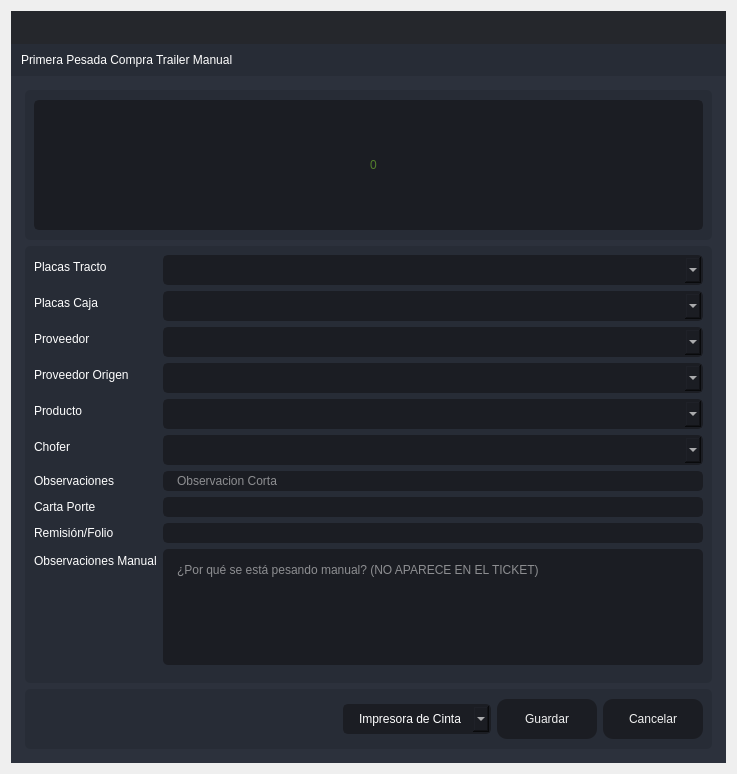
<?xml version="1.0" encoding="UTF-8"?>
<ui version="4.0">
 <class>PrimeraPTA</class>
 <widget class="QDialog" name="PrimeraPTA">
  <property name="windowModality">
   <enum>Qt::ApplicationModal</enum>
  </property>
  <property name="geometry">
   <rect>
    <x>0</x>
    <y>0</y>
    <width>737</width>
    <height>774</height>
   </rect>
  </property>
  <property name="minimumSize">
   <size>
    <width>737</width>
    <height>774</height>
   </size>
  </property>
  <property name="maximumSize">
   <size>
    <width>737</width>
    <height>774</height>
   </size>
  </property>
  <property name="windowTitle">
   <string>Primera Pesada Compra Trailer Manual</string>
  </property>
  <layout class="QVBoxLayout" name="verticalLayout_6">
   <item>
    <widget class="QFrame" name="frame_main">
     <property name="styleSheet">
      <string notr="true">/* LINE EDIT */
QLineEdit {
	background-color: rgb(27, 29, 35);
	border-radius: 5px;
	border: 2px solid rgb(27, 29, 35);
	padding-left: 10px;
}
QLineEdit:hover {
	border: 2px solid rgb(64, 71, 88);
}
QLineEdit:focus {
	border: 2px solid rgb(91, 101, 124);
}

/* SCROLL BARS */
QScrollBar:horizontal {
    border: none;
    background: rgb(52, 59, 72);
    height: 14px;
    margin: 0px 21px 0 21px;
	border-radius: 0px;
}
QScrollBar::handle:horizontal {
    background: rgb(85, 170, 255);
    min-width: 25px;
	border-radius: 7px
}
QScrollBar::add-line:horizontal {
    border: none;
    background: rgb(55, 63, 77);
    width: 20px;
	border-top-right-radius: 7px;
    border-bottom-right-radius: 7px;
    subcontrol-position: right;
    subcontrol-origin: margin;
}
QScrollBar::sub-line:horizontal {
    border: none;
    background: rgb(55, 63, 77);
    width: 20px;
	border-top-left-radius: 7px;
    border-bottom-left-radius: 7px;
    subcontrol-position: left;
    subcontrol-origin: margin;
}
QScrollBar::up-arrow:horizontal, QScrollBar::down-arrow:horizontal
{
     background: none;
}
QScrollBar::add-page:horizontal, QScrollBar::sub-page:horizontal
{
     background: none;
}
 QScrollBar:vertical {
	border: none;
    background: rgb(52, 59, 72);
    width: 14px;
    margin: 21px 0 21px 0;
	border-radius: 0px;
 }
 QScrollBar::handle:vertical {	
	background: rgb(85, 170, 255);
    min-height: 25px;
	border-radius: 7px
 }
 QScrollBar::add-line:vertical {
     border: none;
    background: rgb(55, 63, 77);
     height: 20px;
	border-bottom-left-radius: 7px;
    border-bottom-right-radius: 7px;
     subcontrol-position: bottom;
     subcontrol-origin: margin;
 }
 QScrollBar::sub-line:vertical {
	border: none;
    background: rgb(55, 63, 77);
     height: 20px;
	border-top-left-radius: 7px;
    border-top-right-radius: 7px;
     subcontrol-position: top;
     subcontrol-origin: margin;
 }
 QScrollBar::up-arrow:vertical, QScrollBar::down-arrow:vertical {
     background: none;
 }

 QScrollBar::add-page:vertical, QScrollBar::sub-page:vertical {
     background: none;
 }

/* CHECKBOX */
QCheckBox::indicator {
    border: 3px solid rgb(52, 59, 72);
	width: 15px;
	height: 15px;
	border-radius: 10px;
    background: rgb(44, 49, 60);
}
QCheckBox::indicator:hover {
    border: 3px solid rgb(58, 66, 81);
}
QCheckBox::indicator:checked {
    background: 3px solid rgb(52, 59, 72);
	border: 3px solid rgb(52, 59, 72);	
	background-image: url(:/16x16/icons/16x16/cil-check-alt.png);
}

/* RADIO BUTTON */
QRadioButton::indicator {
    border: 3px solid rgb(52, 59, 72);
	width: 15px;
	height: 15px;
	border-radius: 10px;
    background: rgb(44, 49, 60);
}
QRadioButton::indicator:hover {
    border: 3px solid rgb(58, 66, 81);
}
QRadioButton::indicator:checked {
    background: 3px solid rgb(94, 106, 130);
	border: 3px solid rgb(52, 59, 72);	
}

/* COMBOBOX */
QComboBox{
	background-color: rgb(27, 29, 35);
	border-radius: 5px;
	border: 2px solid rgb(27, 29, 35);
	padding: 5px;
	padding-left: 10px;
}
QComboBox:hover{
	border: 2px solid rgb(64, 71, 88);
}
QComboBox::drop-down {
	subcontrol-origin: padding;
	subcontrol-position: top right;
	width: 25px; 
	border-left-width: 3px;
	border-left-color: rgba(39, 44, 54, 150);
	border-left-style: solid;
	border-top-right-radius: 3px;
	border-bottom-right-radius: 3px;	
	background-image: url(:/16x16/icons/16x16/cil-arrow-bottom.png);
	background-position: center;
	background-repeat: no-reperat;
 }
QComboBox QAbstractItemView {
	color: rgb(85, 170, 255);	
	background-color: rgb(27, 29, 35);
	padding: 10px;
	selection-background-color: rgb(39, 44, 54);
}

/* SLIDERS */
QSlider::groove:horizontal {
    border-radius: 9px;
    height: 18px;
	margin: 0px;
	background-color: rgb(52, 59, 72);
}
QSlider::groove:horizontal:hover {
	background-color: rgb(55, 62, 76);
}
QSlider::handle:horizontal {
    background-color: rgb(85, 170, 255);
    border: none;
    height: 18px;
    width: 18px;
    margin: 0px;
	border-radius: 9px;
}
QSlider::handle:horizontal:hover {
    background-color: rgb(105, 180, 255);
}
QSlider::handle:horizontal:pressed {
    background-color: rgb(65, 130, 195);
}

QSlider::groove:vertical {
    border-radius: 9px;
    width: 18px;
    margin: 0px;
	background-color: rgb(52, 59, 72);
}
QSlider::groove:vertical:hover {
	background-color: rgb(55, 62, 76);
}
QSlider::handle:vertical {
    background-color: rgb(85, 170, 255);
	border: none;
    height: 18px;
    width: 18px;
    margin: 0px;
	border-radius: 9px;
}
QSlider::handle:vertical:hover {
    background-color: rgb(105, 180, 255);
}
QSlider::handle:vertical:pressed {
    background-color: rgb(65, 130, 195);
}

</string>
     </property>
     <property name="frameShape">
      <enum>QFrame::NoFrame</enum>
     </property>
     <property name="frameShadow">
      <enum>QFrame::Raised</enum>
     </property>
     <layout class="QVBoxLayout" name="verticalLayout">
      <property name="spacing">
       <number>0</number>
      </property>
      <property name="leftMargin">
       <number>0</number>
      </property>
      <property name="topMargin">
       <number>0</number>
      </property>
      <property name="rightMargin">
       <number>0</number>
      </property>
      <property name="bottomMargin">
       <number>0</number>
      </property>
      <item>
       <widget class="QFrame" name="frame_top">
        <property name="minimumSize">
         <size>
          <width>0</width>
          <height>65</height>
         </size>
        </property>
        <property name="maximumSize">
         <size>
          <width>16777215</width>
          <height>65</height>
         </size>
        </property>
        <property name="styleSheet">
         <string notr="true">background-color: transparent;</string>
        </property>
        <property name="frameShape">
         <enum>QFrame::NoFrame</enum>
        </property>
        <property name="frameShadow">
         <enum>QFrame::Raised</enum>
        </property>
        <layout class="QHBoxLayout" name="horizontalLayout_3">
         <property name="spacing">
          <number>0</number>
         </property>
         <property name="leftMargin">
          <number>0</number>
         </property>
         <property name="topMargin">
          <number>0</number>
         </property>
         <property name="rightMargin">
          <number>0</number>
         </property>
         <property name="bottomMargin">
          <number>0</number>
         </property>
         <item>
          <widget class="QFrame" name="frame_toggle">
           <property name="maximumSize">
            <size>
             <width>70</width>
             <height>16777215</height>
            </size>
           </property>
           <property name="styleSheet">
            <string notr="true">background-color: rgb(27, 29, 35);</string>
           </property>
           <property name="frameShape">
            <enum>QFrame::NoFrame</enum>
           </property>
           <property name="frameShadow">
            <enum>QFrame::Raised</enum>
           </property>
           <layout class="QVBoxLayout" name="verticalLayout_3">
            <property name="spacing">
             <number>0</number>
            </property>
            <property name="leftMargin">
             <number>0</number>
            </property>
            <property name="topMargin">
             <number>0</number>
            </property>
            <property name="rightMargin">
             <number>0</number>
            </property>
            <property name="bottomMargin">
             <number>0</number>
            </property>
           </layout>
          </widget>
         </item>
         <item>
          <widget class="QFrame" name="frame_top_right">
           <property name="styleSheet">
            <string notr="true">background: transparent;</string>
           </property>
           <property name="frameShape">
            <enum>QFrame::NoFrame</enum>
           </property>
           <property name="frameShadow">
            <enum>QFrame::Raised</enum>
           </property>
           <layout class="QVBoxLayout" name="verticalLayout_2">
            <property name="spacing">
             <number>0</number>
            </property>
            <property name="leftMargin">
             <number>0</number>
            </property>
            <property name="topMargin">
             <number>0</number>
            </property>
            <property name="rightMargin">
             <number>0</number>
            </property>
            <property name="bottomMargin">
             <number>0</number>
            </property>
            <item>
             <widget class="QFrame" name="frame_top_btns">
              <property name="maximumSize">
               <size>
                <width>16777215</width>
                <height>42</height>
               </size>
              </property>
              <property name="styleSheet">
               <string notr="true">background-color: rgba(27, 29, 35, 200)</string>
              </property>
              <property name="frameShape">
               <enum>QFrame::NoFrame</enum>
              </property>
              <property name="frameShadow">
               <enum>QFrame::Raised</enum>
              </property>
              <layout class="QHBoxLayout" name="horizontalLayout_4">
               <property name="spacing">
                <number>0</number>
               </property>
               <property name="leftMargin">
                <number>0</number>
               </property>
               <property name="topMargin">
                <number>0</number>
               </property>
               <property name="rightMargin">
                <number>0</number>
               </property>
               <property name="bottomMargin">
                <number>0</number>
               </property>
               <item>
                <widget class="QFrame" name="frame_label_top_btns">
                 <property name="sizePolicy">
                  <sizepolicy hsizetype="Expanding" vsizetype="Preferred">
                   <horstretch>0</horstretch>
                   <verstretch>0</verstretch>
                  </sizepolicy>
                 </property>
                 <property name="frameShape">
                  <enum>QFrame::NoFrame</enum>
                 </property>
                 <property name="frameShadow">
                  <enum>QFrame::Raised</enum>
                 </property>
                 <layout class="QHBoxLayout" name="horizontalLayout_10">
                  <property name="spacing">
                   <number>0</number>
                  </property>
                  <property name="leftMargin">
                   <number>5</number>
                  </property>
                  <property name="topMargin">
                   <number>0</number>
                  </property>
                  <property name="rightMargin">
                   <number>10</number>
                  </property>
                  <property name="bottomMargin">
                   <number>0</number>
                  </property>
                 </layout>
                </widget>
               </item>
               <item alignment="Qt::AlignRight">
                <widget class="QFrame" name="frame_btns_right">
                 <property name="sizePolicy">
                  <sizepolicy hsizetype="Expanding" vsizetype="Preferred">
                   <horstretch>0</horstretch>
                   <verstretch>0</verstretch>
                  </sizepolicy>
                 </property>
                 <property name="maximumSize">
                  <size>
                   <width>120</width>
                   <height>16777215</height>
                  </size>
                 </property>
                 <property name="frameShape">
                  <enum>QFrame::NoFrame</enum>
                 </property>
                 <property name="frameShadow">
                  <enum>QFrame::Raised</enum>
                 </property>
                 <layout class="QHBoxLayout" name="horizontalLayout_5">
                  <property name="spacing">
                   <number>0</number>
                  </property>
                  <property name="leftMargin">
                   <number>0</number>
                  </property>
                  <property name="topMargin">
                   <number>0</number>
                  </property>
                  <property name="rightMargin">
                   <number>0</number>
                  </property>
                  <property name="bottomMargin">
                   <number>0</number>
                  </property>
                 </layout>
                </widget>
               </item>
              </layout>
             </widget>
            </item>
            <item>
             <widget class="QFrame" name="frame_top_info">
              <property name="maximumSize">
               <size>
                <width>16777215</width>
                <height>65</height>
               </size>
              </property>
              <property name="styleSheet">
               <string notr="true">background-color: rgb(39, 44, 54);</string>
              </property>
              <property name="frameShape">
               <enum>QFrame::NoFrame</enum>
              </property>
              <property name="frameShadow">
               <enum>QFrame::Raised</enum>
              </property>
              <layout class="QHBoxLayout" name="horizontalLayout_8">
               <property name="spacing">
                <number>0</number>
               </property>
               <property name="leftMargin">
                <number>10</number>
               </property>
               <property name="topMargin">
                <number>0</number>
               </property>
               <property name="rightMargin">
                <number>10</number>
               </property>
               <property name="bottomMargin">
                <number>0</number>
               </property>
               <item>
                <widget class="QLabel" name="label">
                 <property name="styleSheet">
                  <string notr="true">font: 75 16pt &quot;MS Shell Dlg 2&quot;;
color: rgb(255, 255, 255);</string>
                 </property>
                 <property name="text">
                  <string>Primera Pesada Compra Trailer Manual</string>
                 </property>
                </widget>
               </item>
              </layout>
             </widget>
            </item>
           </layout>
          </widget>
         </item>
        </layout>
       </widget>
      </item>
      <item>
       <widget class="QFrame" name="frame_center">
        <property name="sizePolicy">
         <sizepolicy hsizetype="Expanding" vsizetype="Expanding">
          <horstretch>0</horstretch>
          <verstretch>0</verstretch>
         </sizepolicy>
        </property>
        <property name="styleSheet">
         <string notr="true">background-color: rgb(40, 44, 52);</string>
        </property>
        <property name="frameShape">
         <enum>QFrame::NoFrame</enum>
        </property>
        <property name="frameShadow">
         <enum>QFrame::Raised</enum>
        </property>
        <layout class="QHBoxLayout" name="horizontalLayout_2">
         <property name="spacing">
          <number>0</number>
         </property>
         <property name="leftMargin">
          <number>0</number>
         </property>
         <property name="topMargin">
          <number>0</number>
         </property>
         <property name="rightMargin">
          <number>0</number>
         </property>
         <property name="bottomMargin">
          <number>0</number>
         </property>
         <item>
          <widget class="QFrame" name="frame_content_right">
           <property name="styleSheet">
            <string notr="true">background-color: rgb(44, 49, 60);</string>
           </property>
           <property name="frameShape">
            <enum>QFrame::NoFrame</enum>
           </property>
           <property name="frameShadow">
            <enum>QFrame::Raised</enum>
           </property>
           <layout class="QVBoxLayout" name="verticalLayout_4">
            <property name="spacing">
             <number>0</number>
            </property>
            <property name="leftMargin">
             <number>0</number>
            </property>
            <property name="topMargin">
             <number>0</number>
            </property>
            <property name="rightMargin">
             <number>0</number>
            </property>
            <property name="bottomMargin">
             <number>0</number>
            </property>
            <item>
             <widget class="QFrame" name="frame_content">
              <property name="frameShape">
               <enum>QFrame::NoFrame</enum>
              </property>
              <property name="frameShadow">
               <enum>QFrame::Raised</enum>
              </property>
              <layout class="QVBoxLayout" name="verticalLayout_9">
               <property name="spacing">
                <number>0</number>
               </property>
               <property name="leftMargin">
                <number>5</number>
               </property>
               <property name="topMargin">
                <number>5</number>
               </property>
               <property name="rightMargin">
                <number>5</number>
               </property>
               <property name="bottomMargin">
                <number>5</number>
               </property>
               <item>
                <widget class="QStackedWidget" name="stackedWidget">
                 <property name="styleSheet">
                  <string notr="true">background: transparent;</string>
                 </property>
                 <property name="currentIndex">
                  <number>0</number>
                 </property>
                 <widget class="QWidget" name="page_home">
                  <layout class="QVBoxLayout" name="verticalLayout_10">
                   <item>
                    <widget class="QFrame" name="frame_3">
                     <property name="minimumSize">
                      <size>
                       <width>0</width>
                       <height>150</height>
                      </size>
                     </property>
                     <property name="maximumSize">
                      <size>
                       <width>16777215</width>
                       <height>150</height>
                      </size>
                     </property>
                     <property name="styleSheet">
                      <string notr="true">background-color: rgb(39, 44, 54);
border-radius: 5px;</string>
                     </property>
                     <property name="frameShape">
                      <enum>QFrame::StyledPanel</enum>
                     </property>
                     <property name="frameShadow">
                      <enum>QFrame::Raised</enum>
                     </property>
                     <layout class="QVBoxLayout" name="verticalLayout_11">
                      <item>
                       <layout class="QVBoxLayout" name="verticalLayout_8">
                        <item>
                         <widget class="QLineEdit" name="Peso">
                          <property name="minimumSize">
                           <size>
                            <width>0</width>
                            <height>130</height>
                           </size>
                          </property>
                          <property name="maximumSize">
                           <size>
                            <width>16777215</width>
                            <height>130</height>
                           </size>
                          </property>
                          <property name="styleSheet">
                           <string notr="true">QLineEdit {
	background-color: rgb(27, 29, 35);
	border-radius: 5px;
	border: 2px solid rgb(27, 29, 35);
	padding-left: 10px;
	font: 75 80pt &quot;MS Shell Dlg 2&quot;;	
	color: rgb(138, 226, 52);
}
QLineEdit:hover {
	border: 2px solid rgb(64, 71, 88);
}
QLineEdit:focus {
	border: 2px solid rgb(91, 101, 124);
}</string>
                          </property>
                          <property name="alignment">
                           <set>Qt::AlignCenter</set>
                          </property>
                          <property name="placeholderText">
                           <string>0</string>
                          </property>
                         </widget>
                        </item>
                       </layout>
                      </item>
                     </layout>
                    </widget>
                   </item>
                   <item>
                    <widget class="QFrame" name="frame">
                     <property name="styleSheet">
                      <string notr="true">background-color: rgb(39, 44, 54);
border-radius: 5px;</string>
                     </property>
                     <property name="frameShape">
                      <enum>QFrame::StyledPanel</enum>
                     </property>
                     <property name="frameShadow">
                      <enum>QFrame::Raised</enum>
                     </property>
                     <layout class="QVBoxLayout" name="verticalLayout_5">
                      <item>
                       <layout class="QVBoxLayout" name="verticalLayout_12">
                        <item>
                         <layout class="QFormLayout" name="formLayout">
                          <item row="0" column="0">
                           <widget class="QLabel" name="label_2">
                            <property name="styleSheet">
                             <string notr="true">color: rgb(255, 255, 255);
font: 75 12pt &quot;MS Shell Dlg 2&quot;;</string>
                            </property>
                            <property name="text">
                             <string>Placas Tracto</string>
                            </property>
                           </widget>
                          </item>
                          <item row="0" column="1">
                           <widget class="QComboBox" name="comboBox_placas">
                            <property name="styleSheet">
                             <string notr="true">QComboBox{
	background-color: rgb(27, 29, 35);
	border-radius: 5px;
	border: 2px solid rgb(27, 29, 35);
	padding: 5px;
	padding-left: 14px;
	color: rgb(255, 255, 255);
    font: 75 12pt &quot;MS Shell Dlg 2&quot;;
}
QComboBox:hover{
	border: 2px solid rgb(64, 71, 88);
}
QComboBox QAbstractItemView {
	color: rgb(85, 170, 255);	
	background-color: rgb(27, 29, 35);
	padding: 10px;
	selection-background-color: rgb(39, 44, 54);
}</string>
                            </property>
                           </widget>
                          </item>
                          <item row="2" column="0">
                           <widget class="QLabel" name="label_3">
                            <property name="styleSheet">
                             <string notr="true">color: rgb(255, 255, 255);
font: 75 12pt &quot;MS Shell Dlg 2&quot;;</string>
                            </property>
                            <property name="text">
                             <string>Proveedor</string>
                            </property>
                           </widget>
                          </item>
                          <item row="2" column="1">
                           <widget class="QComboBox" name="comboBox_proveedor">
                            <property name="styleSheet">
                             <string notr="true">QComboBox{
	background-color: rgb(27, 29, 35);
	border-radius: 5px;
	border: 2px solid rgb(27, 29, 35);
	padding: 5px;
	padding-left: 14px;
	color: rgb(255, 255, 255);
    font: 75 12pt &quot;MS Shell Dlg 2&quot;;
}
QComboBox:hover{
	border: 2px solid rgb(64, 71, 88);
}
QComboBox QAbstractItemView {
	color: rgb(85, 170, 255);	
	background-color: rgb(27, 29, 35);
	padding: 10px;
	selection-background-color: rgb(39, 44, 54);
}</string>
                            </property>
                           </widget>
                          </item>
                          <item row="3" column="0">
                           <widget class="QLabel" name="label_4">
                            <property name="styleSheet">
                             <string notr="true">color: rgb(255, 255, 255);
font: 75 12pt &quot;MS Shell Dlg 2&quot;;</string>
                            </property>
                            <property name="text">
                             <string>Proveedor Origen</string>
                            </property>
                           </widget>
                          </item>
                          <item row="3" column="1">
                           <widget class="QComboBox" name="comboBox_proveedor_origen">
                            <property name="styleSheet">
                             <string notr="true">QComboBox{
	background-color: rgb(27, 29, 35);
	border-radius: 5px;
	border: 2px solid rgb(27, 29, 35);
	padding: 5px;
	padding-left: 14px;
	color: rgb(255, 255, 255);
    font: 75 12pt &quot;MS Shell Dlg 2&quot;;
}
QComboBox:hover{
	border: 2px solid rgb(64, 71, 88);
}
QComboBox QAbstractItemView {
	color: rgb(85, 170, 255);	
	background-color: rgb(27, 29, 35);
	padding: 10px;
	selection-background-color: rgb(39, 44, 54);
}</string>
                            </property>
                           </widget>
                          </item>
                          <item row="4" column="0">
                           <widget class="QLabel" name="label_5">
                            <property name="styleSheet">
                             <string notr="true">color: rgb(255, 255, 255);
font: 75 12pt &quot;MS Shell Dlg 2&quot;;</string>
                            </property>
                            <property name="text">
                             <string>Producto</string>
                            </property>
                           </widget>
                          </item>
                          <item row="4" column="1">
                           <widget class="QComboBox" name="comboBox_productos">
                            <property name="styleSheet">
                             <string notr="true">QComboBox{
	background-color: rgb(27, 29, 35);
	border-radius: 5px;
	border: 2px solid rgb(27, 29, 35);
	padding: 5px;
	padding-left: 14px;
	color: rgb(255, 255, 255);
    font: 75 12pt &quot;MS Shell Dlg 2&quot;;
}
QComboBox:hover{
	border: 2px solid rgb(64, 71, 88);
}
QComboBox QAbstractItemView {
	color: rgb(85, 170, 255);	
	background-color: rgb(27, 29, 35);
	padding: 10px;
	selection-background-color: rgb(39, 44, 54);
}</string>
                            </property>
                           </widget>
                          </item>
                          <item row="5" column="0">
                           <widget class="QLabel" name="label_6">
                            <property name="styleSheet">
                             <string notr="true">color: rgb(255, 255, 255);
font: 75 12pt &quot;MS Shell Dlg 2&quot;;</string>
                            </property>
                            <property name="text">
                             <string>Chofer</string>
                            </property>
                           </widget>
                          </item>
                          <item row="5" column="1">
                           <widget class="QComboBox" name="comboBox_operador">
                            <property name="styleSheet">
                             <string notr="true">QComboBox{
	background-color: rgb(27, 29, 35);
	border-radius: 5px;
	border: 2px solid rgb(27, 29, 35);
	padding: 5px;
	padding-left: 14px;
	color: rgb(255, 255, 255);
    font: 75 12pt &quot;MS Shell Dlg 2&quot;;
}
QComboBox:hover{
	border: 2px solid rgb(64, 71, 88);
}
QComboBox QAbstractItemView {
	color: rgb(85, 170, 255);	
	background-color: rgb(27, 29, 35);
	padding: 10px;
	selection-background-color: rgb(39, 44, 54);
}</string>
                            </property>
                           </widget>
                          </item>
                          <item row="6" column="0">
                           <widget class="QLabel" name="label_7">
                            <property name="styleSheet">
                             <string notr="true">color: rgb(255, 255, 255);
font: 75 12pt &quot;MS Shell Dlg 2&quot;;</string>
                            </property>
                            <property name="text">
                             <string>Observaciones</string>
                            </property>
                           </widget>
                          </item>
                          <item row="7" column="0">
                           <widget class="QLabel" name="label_8">
                            <property name="styleSheet">
                             <string notr="true">color: rgb(255, 255, 255);
font: 75 12pt &quot;MS Shell Dlg 2&quot;;</string>
                            </property>
                            <property name="text">
                             <string>Carta Porte</string>
                            </property>
                           </widget>
                          </item>
                          <item row="7" column="1">
                           <widget class="QLineEdit" name="cartaporte">
                            <property name="styleSheet">
                             <string notr="true">QLineEdit {
	background-color: rgb(27, 29, 35);
	border-radius: 5px;
	border: 2px solid rgb(27, 29, 35);
	padding-left: 10px;
	font: 75 12pt &quot;MS Shell Dlg 2&quot;;
	color: rgb(255, 255, 255);
}
QLineEdit:hover {
	border: 2px solid rgb(64, 71, 88);
}
QLineEdit:focus {
	border: 2px solid rgb(91, 101, 124);
}</string>
                            </property>
                           </widget>
                          </item>
                          <item row="8" column="0">
                           <widget class="QLabel" name="label_10">
                            <property name="styleSheet">
                             <string notr="true">color: rgb(255, 255, 255);
font: 75 12pt &quot;MS Shell Dlg 2&quot;;</string>
                            </property>
                            <property name="text">
                             <string>Remisión/Folio</string>
                            </property>
                           </widget>
                          </item>
                          <item row="8" column="1">
                           <widget class="QLineEdit" name="folio">
                            <property name="styleSheet">
                             <string notr="true">QLineEdit {
	background-color: rgb(27, 29, 35);
	border-radius: 5px;
	border: 2px solid rgb(27, 29, 35);
	padding-left: 10px;
	font: 75 12pt &quot;MS Shell Dlg 2&quot;;
	color: rgb(255, 255, 255);
}
QLineEdit:hover {
	border: 2px solid rgb(64, 71, 88);
}
QLineEdit:focus {
	border: 2px solid rgb(91, 101, 124);
}</string>
                            </property>
                           </widget>
                          </item>
                          <item row="10" column="0">
                           <widget class="Line" name="line">
                            <property name="orientation">
                             <enum>Qt::Horizontal</enum>
                            </property>
                           </widget>
                          </item>
                          <item row="1" column="0">
                           <widget class="QLabel" name="label_9">
                            <property name="styleSheet">
                             <string notr="true">color: rgb(255, 255, 255);
font: 75 12pt &quot;MS Shell Dlg 2&quot;;</string>
                            </property>
                            <property name="text">
                             <string>Placas Caja</string>
                            </property>
                           </widget>
                          </item>
                          <item row="1" column="1">
                           <widget class="QComboBox" name="comboBox_PlacasCaja">
                            <property name="styleSheet">
                             <string notr="true">QComboBox{
	background-color: rgb(27, 29, 35);
	border-radius: 5px;
	border: 2px solid rgb(27, 29, 35);
	padding: 5px;
	padding-left: 14px;
	color: rgb(255, 255, 255);
    font: 75 12pt &quot;MS Shell Dlg 2&quot;;
}
QComboBox:hover{
	border: 2px solid rgb(64, 71, 88);
}
QComboBox QAbstractItemView {
	color: rgb(85, 170, 255);	
	background-color: rgb(27, 29, 35);
	padding: 10px;
	selection-background-color: rgb(39, 44, 54);
}</string>
                            </property>
                           </widget>
                          </item>
                          <item row="9" column="0">
                           <widget class="QLabel" name="label_11">
                            <property name="styleSheet">
                             <string notr="true">color: rgb(255, 255, 255);
font: 75 12pt &quot;MS Shell Dlg 2&quot;;</string>
                            </property>
                            <property name="text">
                             <string>Observaciones Manual</string>
                            </property>
                           </widget>
                          </item>
                          <item row="9" column="1">
                           <widget class="QPlainTextEdit" name="observaciones_manual">
                            <property name="styleSheet">
                             <string notr="true">QPlainTextEdit {
	background-color: rgb(27, 29, 35);
	border-radius: 5px;
	padding: 10px;
    color: rgb(255, 255, 255);
	font: 75 12pt &quot;MS Shell Dlg 2&quot;;
}
QPlainTextEdit:hover {
	border: 2px solid rgb(64, 71, 88);
}
QPlainTextEdit:focus {
	border: 2px solid rgb(91, 101, 124);
}</string>
                            </property>
                            <property name="placeholderText">
                             <string>¿Por qué se está pesando manual? (NO APARECE EN EL TICKET)</string>
                            </property>
                           </widget>
                          </item>
                          <item row="6" column="1">
                           <widget class="QLineEdit" name="observaciones">
                            <property name="styleSheet">
                             <string notr="true">QLineEdit {
	background-color: rgb(27, 29, 35);
	border-radius: 5px;
	border: 2px solid rgb(27, 29, 35);
	padding-left: 10px;
	font: 75 12pt &quot;MS Shell Dlg 2&quot;;
	color: rgb(255, 255, 255);
}
QLineEdit:hover {
	border: 2px solid rgb(64, 71, 88);
}
QLineEdit:focus {
	border: 2px solid rgb(91, 101, 124);
}</string>
                            </property>
                            <property name="maxLength">
                             <number>125</number>
                            </property>
                            <property name="placeholderText">
                             <string>Observacion Corta</string>
                            </property>
                           </widget>
                          </item>
                         </layout>
                        </item>
                       </layout>
                      </item>
                     </layout>
                    </widget>
                   </item>
                   <item>
                    <widget class="QFrame" name="frame_2">
                     <property name="minimumSize">
                      <size>
                       <width>0</width>
                       <height>60</height>
                      </size>
                     </property>
                     <property name="maximumSize">
                      <size>
                       <width>16777215</width>
                       <height>60</height>
                      </size>
                     </property>
                     <property name="styleSheet">
                      <string notr="true">background-color: rgb(39, 44, 54);
border-radius: 5px;</string>
                     </property>
                     <property name="frameShape">
                      <enum>QFrame::StyledPanel</enum>
                     </property>
                     <property name="frameShadow">
                      <enum>QFrame::Raised</enum>
                     </property>
                     <layout class="QHBoxLayout" name="horizontalLayout_9">
                      <item>
                       <layout class="QGridLayout" name="gridLayout">
                        <item row="0" column="3">
                         <widget class="QPushButton" name="btnr">
                          <property name="minimumSize">
                           <size>
                            <width>100</width>
                            <height>40</height>
                           </size>
                          </property>
                          <property name="styleSheet">
                           <string notr="true">QPushButton {
	border-color: rgb(27, 29, 35);
	font: 75 10pt &quot;MS Shell Dlg 2&quot;;
	color: rgb(240, 240, 240);
	background-color: rgb(27, 29, 35);
	border: 0px solid;
	border-radius: 10px;	
}
QPushButton:hover {
	background-color:rgb(44, 49, 60);
	border-color: rgb(27, 29, 35);
	border: 2px solid;
}</string>
                          </property>
                          <property name="text">
                           <string>Cancelar</string>
                          </property>
                         </widget>
                        </item>
                        <item row="0" column="2">
                         <widget class="QPushButton" name="btn_guardar">
                          <property name="minimumSize">
                           <size>
                            <width>100</width>
                            <height>40</height>
                           </size>
                          </property>
                          <property name="styleSheet">
                           <string notr="true">QPushButton {
	border-color: rgb(27, 29, 35);
	font: 75 10pt &quot;MS Shell Dlg 2&quot;;
	color: rgb(240, 240, 240);
	background-color: rgb(27, 29, 35);
	border: 0px solid;
	border-radius: 10px;	
}
QPushButton:hover {
	background-color:rgb(44, 49, 60);
	border-color: rgb(27, 29, 35);
	border: 2px solid;
}</string>
                          </property>
                          <property name="text">
                           <string>Guardar</string>
                          </property>
                         </widget>
                        </item>
                        <item row="0" column="0">
                         <spacer name="horizontalSpacer">
                          <property name="orientation">
                           <enum>Qt::Horizontal</enum>
                          </property>
                          <property name="sizeHint" stdset="0">
                           <size>
                            <width>40</width>
                            <height>20</height>
                           </size>
                          </property>
                         </spacer>
                        </item>
                        <item row="0" column="1">
                         <widget class="QComboBox" name="comboBox_impresora">
                          <property name="styleSheet">
                           <string notr="true">QComboBox{
	background-color: rgb(27, 29, 35);
	border-radius: 5px;
	border: 2px solid rgb(27, 29, 35);
	padding: 5px;
	padding-left: 14px;
	color: rgb(255, 255, 255);
    font: 75 12pt &quot;MS Shell Dlg 2&quot;;
}
QComboBox:hover{
	border: 2px solid rgb(64, 71, 88);
}
QComboBox QAbstractItemView {
	color: rgb(85, 170, 255);	
	background-color: rgb(27, 29, 35);
	padding: 10px;
	selection-background-color: rgb(39, 44, 54);
}</string>
                          </property>
                          <item>
                           <property name="text">
                            <string>Impresora de Cinta</string>
                           </property>
                          </item>
                          <item>
                           <property name="text">
                            <string>Impresora Windows</string>
                           </property>
                          </item>
                         </widget>
                        </item>
                       </layout>
                      </item>
                     </layout>
                    </widget>
                   </item>
                  </layout>
                 </widget>
                </widget>
               </item>
              </layout>
             </widget>
            </item>
           </layout>
          </widget>
         </item>
        </layout>
       </widget>
      </item>
     </layout>
    </widget>
   </item>
  </layout>
 </widget>
 <tabstops>
  <tabstop>Peso</tabstop>
  <tabstop>comboBox_placas</tabstop>
  <tabstop>comboBox_PlacasCaja</tabstop>
  <tabstop>comboBox_proveedor</tabstop>
  <tabstop>comboBox_proveedor_origen</tabstop>
  <tabstop>comboBox_productos</tabstop>
  <tabstop>comboBox_operador</tabstop>
  <tabstop>observaciones</tabstop>
  <tabstop>cartaporte</tabstop>
  <tabstop>folio</tabstop>
  <tabstop>observaciones_manual</tabstop>
  <tabstop>btn_guardar</tabstop>
  <tabstop>btnr</tabstop>
 </tabstops>
 <resources/>
 <connections/>
</ui>
